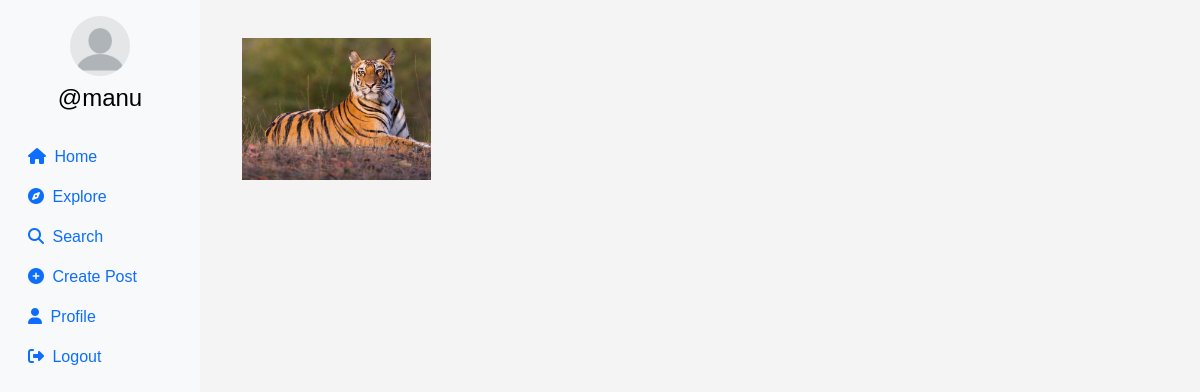
The app's page /social/explore/ (signed in) with its own data.
### social/models.py (models this page shows, shortened)
class Profile(models.Model):
    user = models.ForeignKey(User, on_delete=models.CASCADE)
    id_user = models.IntegerField(primary_key=True, default=0)
    bio = models.TextField(blank=True, default='')
    profileimg = models.ImageField(upload_to='profile_images', default='blank-profile-picture.png')
    location = models.CharField(max_length=100, blank=True, default='')

class Post(models.Model):
    id = models.UUIDField(primary_key=True, default=uuid.uuid4)
    user = models.CharField(max_length=100)
    image = models.ImageField(upload_to='post_images')
    caption = models.TextField()
    created_at = models.DateTimeField(default=datetime.now)
    no_of_likes = models.IntegerField(default=0)

### social/views.py (the view)
# urls.py: path('explore/',views.explore,name="explore"),
@login_required(login_url='/userlogin')
def explore(request):
    post = Post.objects.all().order_by('-created_at')
    profile = Profile.objects.get(user=request.user)
    context = {
        'post': post,
        'profile': profile
    }
    return render(request, 'explore.html', context)

### social/templates/explore.html (shortened to what this page needs)
<!DOCTYPE html>
{% load static %}
<html lang="en">
<head>
    <link rel="stylesheet" href="https://maxcdn.bootstrapcdn.com/bootstrap/4.5.2/css/bootstrap.min.css">
    <link href="https://cdn.jsdelivr.net/npm/bootstrap@5.0.2/dist/css/bootstrap.min.css" rel="stylesheet"
>
    <link rel="stylesheet" href="{% static 'css/app.css' %}">
</head>
<body>
    {% load static %}
    <div class="container-fluid">
        <div class="row">
            <nav class="col-md-2 d-none d-md-block sidebar" style="position: fixed;">
                <div class="text-center mt-3">
                    <img src="{{profile.profileimg.url}}" alt="Profile Picture" class="profile-pic">
                    <h4 class="mt-2"><a href="/social/profile/{{user}}" style="text-decoration:none;">@{{user}}</a></h4>
                </div>
                <ul class="nav flex-column mt-4">
                    <li class="nav-item">
                        <a class="nav-link active" href="{% url 'home' %}">
                            <i class="fa-solid fa-house mr-1"></i> Home
                        </a>
                    </li>
                    <li class="nav-item">
                        <a class="nav-link" href="{% url 'explore' %}">
                            <i class="fa-solid fa-compass mr-1"></i> Explore
                        </a>
                    </li>
                    <li class="nav-item">
                        <a class="nav-link" href="#" data-bs-toggle="modal" data-bs-target="#exampleModal3">
                            <i class="fa-solid fa-magnifying-glass mr-1"></i> Search
                        </a>
                    </li>
                    <li class="nav-item">
                        <a class="nav-link" href="#" data-bs-toggle="modal" data-bs-target="#exampleModal"
                            data-bs-whatever="@getbootstrap">
                            <i class="fa-solid fa-circle-plus mr-1"></i> Create Post
                        </a>
                    </li>
                    <li class="nav-item">
                        <a class="nav-link" href="/social/profile/{{profile.user}}">
                            <i class="fa-solid fa-user mr-1"></i> Profile
                        </a>
                    </li>
                    <li class="nav-item">
                        <a class="nav-link" href="{% url 'logoutuser' %}">
                            <i class="fa-solid fa-right-from-bracket mr-1"></i> Logout
                        </a>
                    </li>
                </ul>
            </nav>
            <main role="main" class="col-md-9 ml-sm-auto col-lg-10 px-md-4">
                <div class="container text-center" style="padding: 10px; margin-top:20px;">
                    <div class="row row-cols-3">
                        {% for pos in post %}
                        <div class="col m-2 image_s" style="margin-bottom:10px;">
                            <img class="image__img" src="{{pos.image.url}}" alt="Post Image"
                                style="max-width: 213px; max-height:213px">
                        </div>
                        {% endfor %}
                    </div>
                </div>
            </main>
        </div>
    </div>
</body>
</html>

### social/templates/explore.html (style rules this page uses)
* { box-sizing: border-box; margin: 0; padding: 0; }
.sidebar { background-color: #f8f9fa; height: 100vh; color: black; }
.profile-pic { width: 60px; height: 60px; border-radius: 50%; object-fit: cover; }
a { color: black; }
.image_s { position: relative; width: 213px; }
.image__img { display: block; width: 100%; }
body { font-family: Arial, sans-serif; background-color: #f4f4f4; margin: 0; padding: 0; display: flex; }

### records on screen
Profile: profileimg (placeholder picture)
Post: image (picture)

### other values on screen
{{ user }} "manu"
